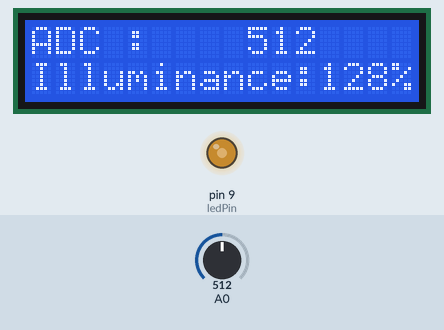
Simulated run of this sketch. Board: Arduino Uno, built with avr-gcc and run on an emulated ATmega328P. Shown: 16×2 character LCD, output pins drawn as LEDs (lit = HIGH). The inputs (shaded band) are chosen by the test bench; at power-on: A0 = 512.

Above: at 4.3 s.
4.4 s: A0 set to 306
At 5.9 s:
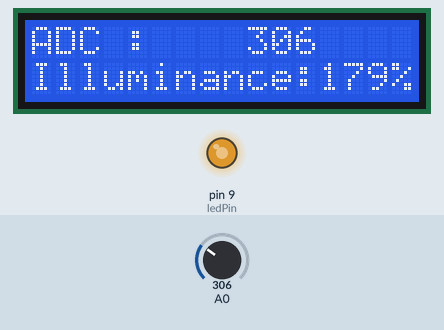
6.6 s: A0 set to 122
At 8.1 s:
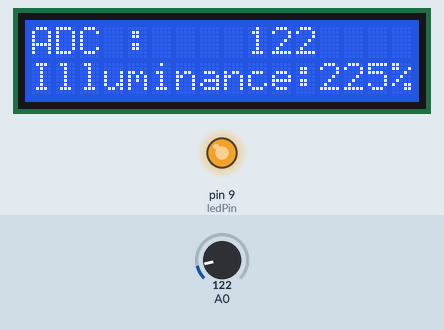
8.6 s: A0 set to 900
At 10.3 s:
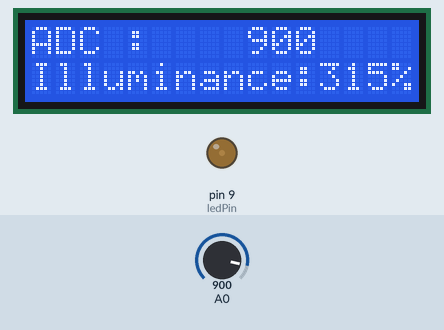
10.6 s: A0 set to 1023
At 12.5 s:
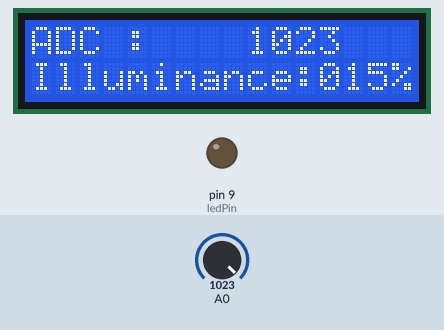
Timing chart, 0 to 13.6 s (numbered marks = the images above; inputs shaded):
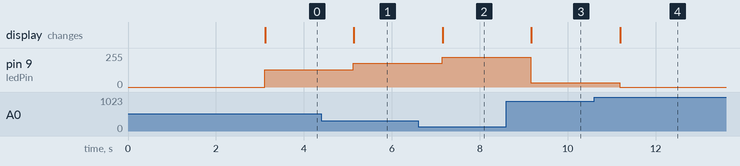

Measured:
- after the input at 4.4 s, pin 9 (ledPin): 128/255 → 179/255 after 0.73 s; the display: changes after 0.74 s (image 1)
- after the input at 6.6 s, pin 9 (ledPin): 179/255 → 225/255 after 0.54 s; the display: changes after 0.55 s (image 2)
- after the input at 8.6 s, pin 9 (ledPin): 225/255 → 31/255 after 0.56 s; the display: changes after 0.57 s (image 3)
- after the input at 10.6 s, pin 9 (ledPin): 31/255 → 0/255 after 0.58 s; the display: changes after 0.59 s (image 4)

The sketch:

illuminance.ino
```cpp
#include <Wire.h>
#include <LiquidCrystal_I2C.h>

LiquidCrystal_I2C lcd(0x3f, 16, 2);

const int CdSPin = 0;
const int ledPin = 9;


void setup() {
  pinMode(ledPin, OUTPUT);
  lcd.init();
  lcd.backlight();

  lcd.print("ex 6.2");
  lcd.setCursor(0,1);
  lcd.print("CdS Cell Test");
  delay(3000);

  lcd.clear();
  lcd.setCursor(0,0);
  lcd.print("ADC : ");
  lcd.setCursor(0,1);
  lcd.print("Illuminance: ");
  lcd.setCursor(15,1);
  lcd.print("%");
}

void loop() {
  int adcValue;
  int illuminance;


  adcValue = analogRead(0); // A0
  illuminance = map(adcValue, 0, 1023, 255, 0);

  analogWrite(9,illuminance);

  lcd.setCursor(9,0);
  lcd.print(" ");
  lcd.setCursor(9,0);
  lcd.print(adcValue);
  lcd.setCursor(12,1);
  lcd.print(illuminance);
  delay(1000);
}
```
